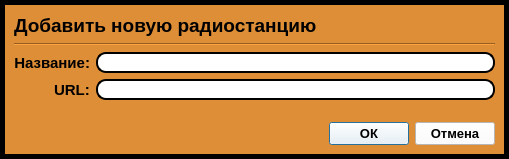
<?xml version="1.0" encoding="UTF-8"?>
<ui version="4.0">
 <class>Dialog</class>
 <widget class="QDialog" name="Dialog">
  <property name="geometry">
   <rect>
    <x>0</x>
    <y>0</y>
    <width>509</width>
    <height>159</height>
   </rect>
  </property>
  <property name="windowTitle">
   <string>Dialog</string>
  </property>
  <layout class="QGridLayout" name="gridLayout">
   <property name="leftMargin">
    <number>0</number>
   </property>
   <property name="topMargin">
    <number>0</number>
   </property>
   <property name="rightMargin">
    <number>0</number>
   </property>
   <property name="bottomMargin">
    <number>0</number>
   </property>
   <property name="spacing">
    <number>0</number>
   </property>
   <item row="0" column="0">
    <widget class="QFrame" name="frame">
     <property name="styleSheet">
      <string notr="true">background-color: rgba(222, 142, 55, 255);</string>
     </property>
     <property name="frameShape">
      <enum>QFrame::Box</enum>
     </property>
     <property name="frameShadow">
      <enum>QFrame::Plain</enum>
     </property>
     <property name="lineWidth">
      <number>5</number>
     </property>
     <layout class="QGridLayout" name="gridLayout_4">
      <item row="0" column="0">
       <layout class="QVBoxLayout" name="verticalLayout_3">
        <item>
         <widget class="QLabel" name="label_7">
          <property name="sizePolicy">
           <sizepolicy hsizetype="Fixed" vsizetype="Fixed">
            <horstretch>0</horstretch>
            <verstretch>0</verstretch>
           </sizepolicy>
          </property>
          <property name="font">
           <font>
            <family>Arial</family>
            <pointsize>14</pointsize>
            <weight>75</weight>
            <bold>true</bold>
           </font>
          </property>
          <property name="text">
           <string>Добавить новую радиостанцию</string>
          </property>
         </widget>
        </item>
        <item>
         <widget class="Line" name="line_3">
          <property name="orientation">
           <enum>Qt::Horizontal</enum>
          </property>
         </widget>
        </item>
        <item>
         <layout class="QFormLayout" name="formLayout_3">
          <property name="fieldGrowthPolicy">
           <enum>QFormLayout::AllNonFixedFieldsGrow</enum>
          </property>
          <property name="labelAlignment">
           <set>Qt::AlignRight|Qt::AlignTrailing|Qt::AlignVCenter</set>
          </property>
          <item row="0" column="0">
           <widget class="QLabel" name="label_8">
            <property name="font">
             <font>
              <family>Arial</family>
              <pointsize>11</pointsize>
              <weight>75</weight>
              <bold>true</bold>
             </font>
            </property>
            <property name="layoutDirection">
             <enum>Qt::LeftToRight</enum>
            </property>
            <property name="text">
             <string>Название:</string>
            </property>
            <property name="alignment">
             <set>Qt::AlignRight|Qt::AlignTrailing|Qt::AlignVCenter</set>
            </property>
           </widget>
          </item>
          <item row="0" column="1">
           <widget class="QLineEdit" name="leTitle">
            <property name="font">
             <font>
              <pointsize>10</pointsize>
             </font>
            </property>
            <property name="styleSheet">
             <string notr="true">QLineEdit {
     border: 2px solid black;
     border-radius: 10px;
     padding: 0 8px;
     background: white;
     selection-background-color: darkgray;
 }</string>
            </property>
           </widget>
          </item>
          <item row="1" column="0">
           <widget class="QLabel" name="label_9">
            <property name="font">
             <font>
              <family>Arial</family>
              <pointsize>11</pointsize>
              <weight>75</weight>
              <bold>true</bold>
             </font>
            </property>
            <property name="layoutDirection">
             <enum>Qt::LeftToRight</enum>
            </property>
            <property name="text">
             <string>URL:</string>
            </property>
            <property name="alignment">
             <set>Qt::AlignLeading|Qt::AlignLeft|Qt::AlignVCenter</set>
            </property>
           </widget>
          </item>
          <item row="1" column="1">
           <widget class="QLineEdit" name="leUrl">
            <property name="font">
             <font>
              <pointsize>10</pointsize>
             </font>
            </property>
            <property name="styleSheet">
             <string notr="true">QLineEdit {
     border: 2px solid black;
     border-radius: 10px;
     padding: 0 8px;
     background: white;
     selection-background-color: darkgray;
 }</string>
            </property>
           </widget>
          </item>
         </layout>
        </item>
        <item>
         <layout class="QHBoxLayout" name="horizontalLayout_3">
          <item>
           <spacer name="horizontalSpacer_3">
            <property name="orientation">
             <enum>Qt::Horizontal</enum>
            </property>
            <property name="sizeHint" stdset="0">
             <size>
              <width>40</width>
              <height>20</height>
             </size>
            </property>
           </spacer>
          </item>
          <item>
           <widget class="QPushButton" name="pbOk">
            <property name="sizePolicy">
             <sizepolicy hsizetype="Fixed" vsizetype="Fixed">
              <horstretch>0</horstretch>
              <verstretch>0</verstretch>
             </sizepolicy>
            </property>
            <property name="font">
             <font>
              <family>Arial</family>
              <pointsize>10</pointsize>
              <weight>75</weight>
              <bold>true</bold>
             </font>
            </property>
            <property name="styleSheet">
             <string notr="true">QPushButton{
	background-color: white;
}

QPushButton:hover{
	border: 1px solid black;
}

QPushButton:pressed{
	border: 1px solid black;
}</string>
            </property>
            <property name="text">
             <string>ОК</string>
            </property>
            <property name="flat">
             <bool>false</bool>
            </property>
           </widget>
          </item>
          <item>
           <widget class="QPushButton" name="pbCancel">
            <property name="font">
             <font>
              <family>Arial</family>
              <pointsize>10</pointsize>
              <weight>75</weight>
              <bold>true</bold>
             </font>
            </property>
            <property name="styleSheet">
             <string notr="true">QPushButton{
	background-color: white;
}

QPushButton:hover{
	border: 1px solid black;
}

QPushButton:pressed{
	border: 1px solid black;
}</string>
            </property>
            <property name="text">
             <string>Отмена</string>
            </property>
           </widget>
          </item>
         </layout>
        </item>
       </layout>
      </item>
     </layout>
    </widget>
   </item>
  </layout>
 </widget>
 <resources/>
 <connections/>
</ui>
